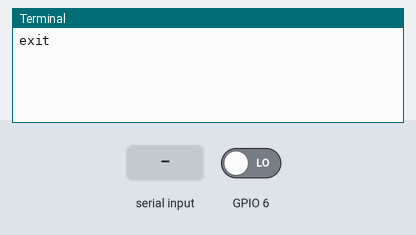
Bench run of a program on a simulated Raspberry Pi (BCM pin numbers). Shown: the last lines printed to the terminal. Inputs (shaded band) come from the test bench; at power-on: GPIO 6 LOW. The clock reads 2024-03-15 10:24:30 at power-on unless the program sets it. At 5.8 s the program stops and its outputs stay as they are.

Above: at 1.2 s.
1.3 s: GPIO 6 driven HIGH
At 1.8 s:
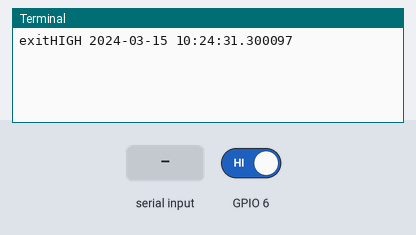
2.8 s: GPIO 6 driven LOW
At 4.0 s:
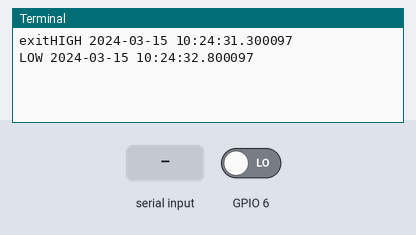
4.3 s: GPIO 6 driven HIGH
At 5.2 s:
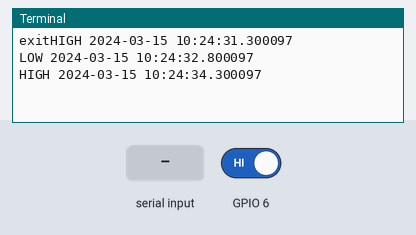
5.8 s: "1" typed at the terminal, then Enter
At 6.4 s:
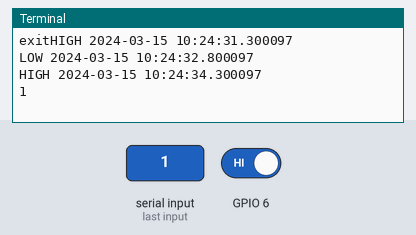

Measured:
- after the input at 1.3 s, the terminal: prints a new line at once (image 1)
- after the input at 2.8 s, the terminal: prints a new line at once (image 2)
- after the input at 4.3 s, the terminal: prints a new line at once (image 3)
- after the input at 5.8 s, the terminal: prints a new line at once (image 4)

The program:

switch_both.py
```python
import RPi.GPIO as GPIO
import datetime

def my_callback(channel):
    if GPIO.input(6) == GPIO.HIGH:
        print('HIGH ' +str(datetime.datetime.now()))
    else:
        print('LOW ' +str(datetime.datetime.now()))

try:
    GPIO.setmode(GPIO.BCM)
    GPIO.setup(6, GPIO.IN)
    GPIO.add_event_detect(6, GPIO.BOTH, callback=my_callback)

    message = raw_input('exit')
finally:
    GPIO.cleanup()
```
